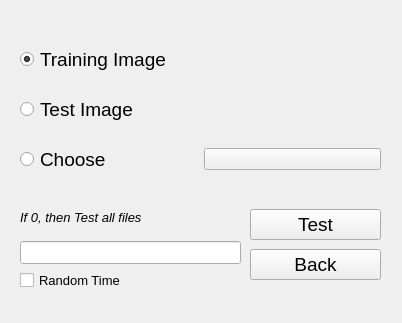
<?xml version="1.0" encoding="UTF-8"?>
<ui version="4.0">
 <class>TestForm</class>
 <widget class="QWidget" name="TestForm">
  <property name="geometry">
   <rect>
    <x>0</x>
    <y>0</y>
    <width>402</width>
    <height>323</height>
   </rect>
  </property>
  <property name="windowTitle">
   <string>Test Time</string>
  </property>
  <widget class="QWidget" name="verticalLayoutWidget">
   <property name="geometry">
    <rect>
     <x>20</x>
     <y>30</y>
     <width>361</width>
     <height>161</height>
    </rect>
   </property>
   <layout class="QVBoxLayout" name="verticalLayout">
    <item>
     <widget class="QRadioButton" name="Training_ImageradioButton">
      <property name="font">
       <font>
        <pointsize>14</pointsize>
       </font>
      </property>
      <property name="text">
       <string>Training Image</string>
      </property>
      <property name="checked">
       <bool>true</bool>
      </property>
     </widget>
    </item>
    <item>
     <widget class="QRadioButton" name="Test_ImageradioButton">
      <property name="font">
       <font>
        <pointsize>14</pointsize>
       </font>
      </property>
      <property name="text">
       <string>Test Image</string>
      </property>
      <property name="checked">
       <bool>false</bool>
      </property>
     </widget>
    </item>
    <item>
     <layout class="QHBoxLayout" name="horizontalLayout_2">
      <item>
       <widget class="QRadioButton" name="ChooseradioButton">
        <property name="font">
         <font>
          <pointsize>14</pointsize>
         </font>
        </property>
        <property name="text">
         <string>Choose</string>
        </property>
       </widget>
      </item>
      <item>
       <widget class="QPushButton" name="ChooseButton">
        <property name="text">
         <string/>
        </property>
       </widget>
      </item>
     </layout>
    </item>
   </layout>
  </widget>
  <widget class="QWidget" name="verticalLayoutWidget_3">
   <property name="geometry">
    <rect>
     <x>250</x>
     <y>200</y>
     <width>131</width>
     <height>91</height>
    </rect>
   </property>
   <layout class="QVBoxLayout" name="verticalLayout_3">
    <property name="spacing">
     <number>0</number>
    </property>
    <property name="sizeConstraint">
     <enum>QLayout::SetDefaultConstraint</enum>
    </property>
    <property name="leftMargin">
     <number>0</number>
    </property>
    <item>
     <widget class="QPushButton" name="TestButton">
      <property name="font">
       <font>
        <pointsize>14</pointsize>
       </font>
      </property>
      <property name="text">
       <string>Test</string>
      </property>
     </widget>
    </item>
    <item>
     <widget class="QPushButton" name="BackButton">
      <property name="font">
       <font>
        <pointsize>14</pointsize>
       </font>
      </property>
      <property name="text">
       <string>Back</string>
      </property>
     </widget>
    </item>
   </layout>
  </widget>
  <widget class="QWidget" name="Options" native="true">
   <property name="geometry">
    <rect>
     <x>10</x>
     <y>190</y>
     <width>241</width>
     <height>111</height>
    </rect>
   </property>
   <widget class="QWidget" name="verticalLayoutWidget_2">
    <property name="geometry">
     <rect>
      <x>10</x>
      <y>10</y>
      <width>221</width>
      <height>91</height>
     </rect>
    </property>
    <layout class="QVBoxLayout" name="verticalLayout_2">
     <item>
      <layout class="QVBoxLayout" name="verticalLayout_4">
       <item>
        <widget class="QLabel" name="label">
         <property name="font">
          <font>
           <pointsize>10</pointsize>
           <italic>true</italic>
          </font>
         </property>
         <property name="text">
          <string>If 0, then Test all files</string>
         </property>
        </widget>
       </item>
       <item>
        <widget class="QLineEdit" name="Number_of_File">
         <property name="font">
          <font>
           <pointsize>10</pointsize>
          </font>
         </property>
         <property name="whatsThis">
          <string>&lt;!DOCTYPE HTML PUBLIC &quot;-//W3C//DTD HTML 4.0//EN&quot; &quot;http://www.w3.org/TR/REC-html40/strict.dtd&quot;&gt;
&lt;html&gt;&lt;head&gt;&lt;meta name=&quot;qrichtext&quot; content=&quot;1&quot; /&gt;&lt;style type=&quot;text/css&quot;&gt;
p, li { white-space: pre-wrap; }
&lt;/style&gt;&lt;/head&gt;&lt;body style=&quot; font-family:'MS Shell Dlg 2'; font-size:10pt; font-weight:400; font-style:normal;&quot;&gt;
&lt;p style=&quot; margin-top:0px; margin-bottom:0px; margin-left:0px; margin-right:0px; -qt-block-indent:0; text-indent:0px;&quot;&gt;Если 0, то всі файли&lt;/p&gt;&lt;/body&gt;&lt;/html&gt;</string>
         </property>
         <property name="inputMask">
          <string/>
         </property>
        </widget>
       </item>
      </layout>
     </item>
     <item>
      <widget class="QCheckBox" name="RandomTimecheckBox">
       <property name="font">
        <font>
         <pointsize>10</pointsize>
        </font>
       </property>
       <property name="text">
        <string>Random Time</string>
       </property>
      </widget>
     </item>
    </layout>
   </widget>
  </widget>
 </widget>
 <resources/>
 <connections/>
</ui>
